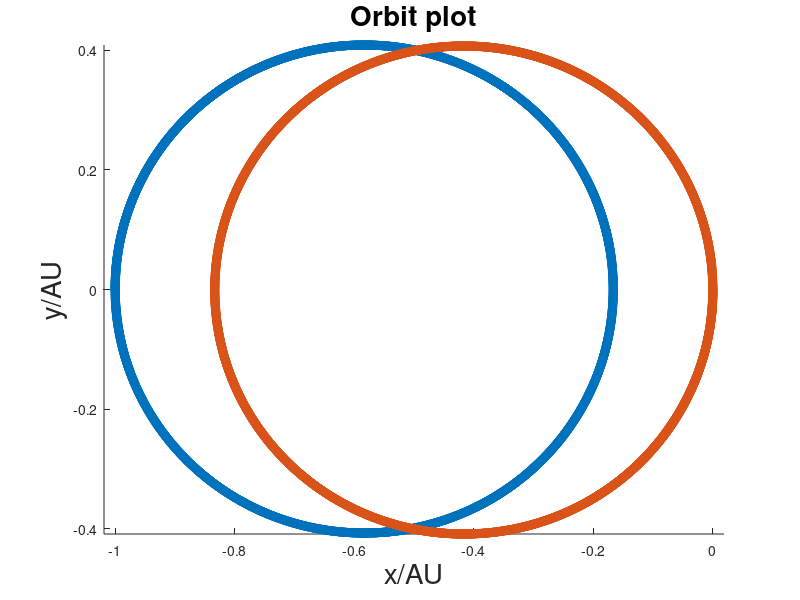

Write the MATLAB code that produced this figure.
% Calculates the force between a planet and a stationary central star and plots the orbit

clear   % clear variable names
clf       %clear the figures
%variables =============================
dt = 0.001;         
n = 3000;         %the number of calculations to do 
speed_planet = 2;     % the initial speed of the planet in the y direction starting at position (1,0)
speed_star = -2;
%G = 6.67E-11;     %gravitational constant
%G=3.964E-14;  %AU**3Msun**-1s**-2
G = 10;
%AU = 1.496E11;  %m, the astronomical unit
AU = 1;
%Msun = 1.989E30;    %kg, 1 solar mass
Msun = 1;
%Mplanet = (3E-6)*Msun;   %rough earth mass        
Mplanet = Msun;
%year = 365.25*24*60*60;   %year length in seconds
%year = 20;

r = AU;          %initial starting distance between stars
position_star = [0, 0];

%=====the initial position of the planet and the array storing successive positions
position_planet = [-r, 0];
positions_planet_x = [-r];
positions_planet_y = [0];

%======initial position of the star===============
position_star = [0, 0];
positions_star_x = [0];
positions_star_y = [0];

velocity_planet = [0, speed_planet];    %planet stars at position -r on x axis and velocity in positive y direction
velocity_star = [0, speed_star];

for i=1:n
  % find new x and y position based upon the current velocity in x and y
  new_x_pos = position_planet(1) + velocity_planet(1)*dt;
  new_y_pos = position_planet(2) + velocity_planet(2)*dt;
  
  new_x_pos_star = position_star(1) + velocity_star(1)*dt;
  new_y_pos_star = position_star(2) + velocity_star(2)*dt;
  
  %add the new position to the array storing position
  positions_planet_x(end+1) = new_x_pos;
  positions_planet_y(end+1) = new_y_pos;
  positions_star_x(end+1) = new_x_pos_star;
  positions_star_y(end+1) = new_y_pos_star;
  
  % get new distance between sun and planet
  r_x = new_x_pos - new_x_pos_star;
  r_y = new_y_pos - new_y_pos_star;
  
  r = sqrt(r_x*r_x + r_y*r_y);  %r_magnitude
  %r = sqrt(new_x_pos*new_x_pos + new_y_pos*new_y_pos);
  r_unit = [r_x,r_y]/r;     %unit vector along r
  %update the acceleration 
  acceleration_mag_planet = G*Msun/(r*r);
acceleration_mag_star = G*Mplanet/(r*r);  
  acceleration_vector_planet = acceleration_mag_planet.*-(r_unit);  %acceleration is towards the centre
  acceleration_vector_star = acceleration_mag_star.*(r_unit); 
  %calculate new velocity for next loop
  velocity_planet(1) = velocity_planet(1) + acceleration_vector_planet(1)*dt;
  velocity_planet(2) = velocity_planet(2) + acceleration_vector_planet(2)*dt;
  velocity_star(1) = velocity_star(1) + acceleration_vector_star(1)*dt;
  velocity_star(2) = velocity_star(2) + acceleration_vector_star(2)*dt;
  %set position of planet to newly calculated position for next loop
  position_planet(1) = new_x_pos;
  position_planet(2) = new_y_pos;
  position_star(1) = new_x_pos_star;
  position_star(2) = new_y_pos_star;
endfor

figure (1)
scatter(positions_planet_x, positions_planet_y)
hold on
scatter(positions_star_x, positions_star_y)
xlabel("x/AU","FontSize",20)
ylabel("y/AU","FontSize",20)
title("Orbit plot","FontSize",20)
axis("equal")